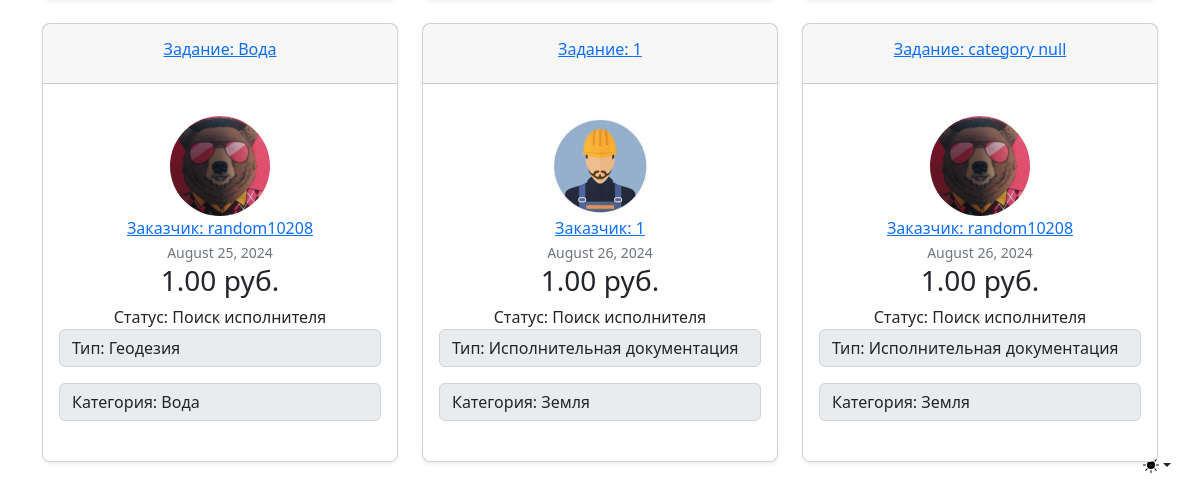
The app's page /filter_home_client (lower part), older data.
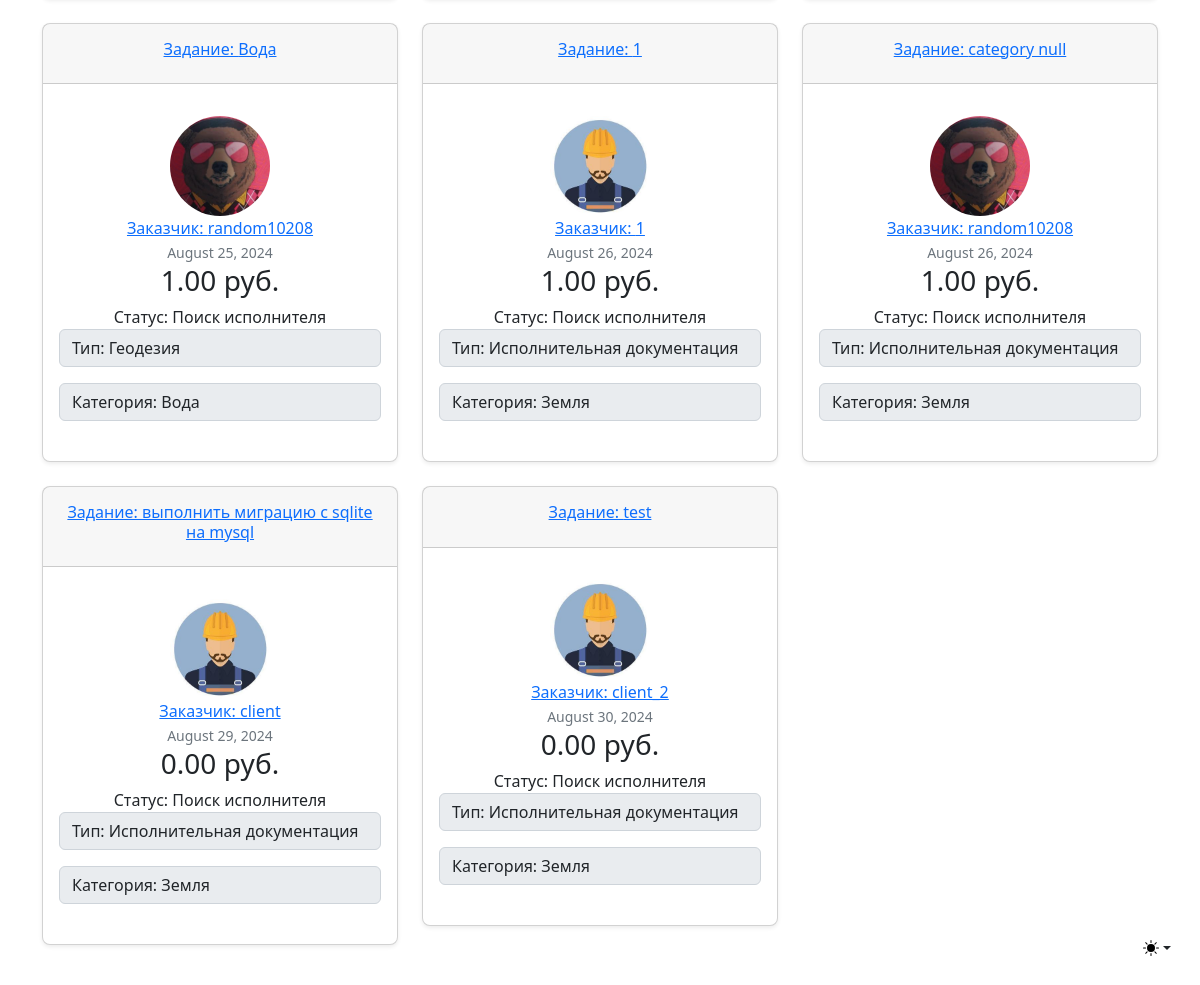
The same page, newer data.
### searchwork/models.py (models this page shows, shortened)
class Task(models.Model):
    title = models.CharField(max_length=100)
    content = models.TextField()
    date_posted = models.DateTimeField(default=timezone.now)
    author = models.ForeignKey(User, on_delete=models.CASCADE, related_name="client_user")
    worker = models.ForeignKey(User, on_delete=models.SET_NULL, null=True, related_name="worker_user")
    status = models.CharField(max_length=200, choices=STATUS_CHOICES, default='Поиск исполнителя')
    budget = models.DecimalField(max_digits=18, decimal_places=2, default=0.00)
    type = models.CharField(max_length=200, choices=TYPE_CHOICES, null=False, default='Исполнительная документация')
    category = models.CharField(max_length=200, choices=CATEGORY_CHOICES, null=False, default='Земля')

### users/models.py (models this page shows, shortened)
class Profile(models.Model):
    user = models.OneToOneField(User, on_delete=models.CASCADE)
    image = models.ImageField(default='default.jpg', upload_to='profile_pics')

### searchwork/views.py (the view)
# urls.py: path('filter_home_client', TaskClientFilteredView.as_view(), name='filter-home-client'),
class TaskClientFilteredView(FilterView):
    model = Task
    filterset_class = TaskFilter
    template_name = 'searchwork/filter_home_client.html'  # Укажите ваш шаблон
    def get_queryset(self):
        queryset = super().get_queryset()
        sort_by = self.request.GET.get('sort_by')
        if sort_by:
            queryset = queryset.order_by(sort_by)
            messages.success(self.request,
                         f'Отсортировано по {sort_by}')
        return queryset

### searchwork/templates/searchwork/filter_home_client.html (shortened to what this page needs)
{% extends "searchwork/base_client.html" %}
{% load crispy_forms_tags %}
{% block content %}
<br/>
<br/>
{% if filter.qs%}
            <div class="row row-cols-1 row-cols-md-3 mb-3 text-center">
                {% for task in filter.qs %}
                    {% if task.author != user %}
                      <div class="col">
                        <div class="card mb-4 rounded-3 shadow-sm">
                          <div class="card-header py-3">
                              <a class="card-title pricing-card-title" href="{% url 'task-detail-client' task.id %}"><h6>Задание: {{ task.title }}</h6></a>
                          </div>
                          <div class="card-body">
                            <ul class="list-unstyled mt-3 mb-4">
                              <li>
                                  <img class="rounded-circle article-img" src="{{ task.author.profile.image.url }}" width="100" height="100" alt="аватар заказчика">
                              </li>
                                <li><a class="mr-2" href="{% url 'user-tasks' task.author.username %}">Заказчик: {{ task.author }}</a></li>
                              <li><small class="text-muted">{{ task.date_posted|date:"F d, Y" }}</small></li>
                                <li><h3>{{ task.budget }} руб.</h3></li>
                              <li>Статус: {{ task.status }}</li>
                                <p class="input-group-text">Тип: {{ task.type }}</p>
                                <p class="input-group-text">Категория: {{ task.category }}</p>
                            </ul>
                          </div>
                        </div>
                      </div>
                    {% endif %}
                {% endfor %}
            </div>
        {% else %}
            <h2>Не найдено задач по заданным условиям.</h2>
        {% endif %}
{% endblock content %}

Row changes from the older to the newer data that the page shows:
added Task: title "выполнить миграцию с sqlite на mysql", author.profile.image (placeholder picture), author "client", date_posted "August 29, 2024", budget "0.00", status "Поиск исполнителя", type "Исполнительная документация", category "Земля"
added Task: title "test", author.profile.image (placeholder picture), author "client_2", date_posted "August 30, 2024", budget "0.00", status "Поиск исполнителя", type "Исполнительная документация", category "Земля"
